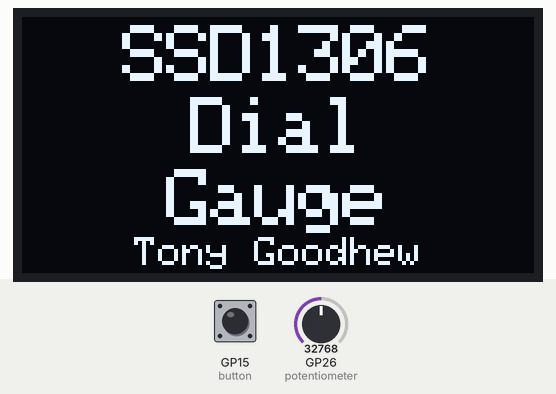
This program was run on a simulated Raspberry Pi Pico running MicroPython. Parts: 128×64 one-colour display. Inputs (shaded band) come from the test bench; at power-on: GP15 (button) LOW, GP26 (potentiometer) = 32768 (analog values on the 0–65535 scale).

Above: at 0.3 s.
At 5.76 s:
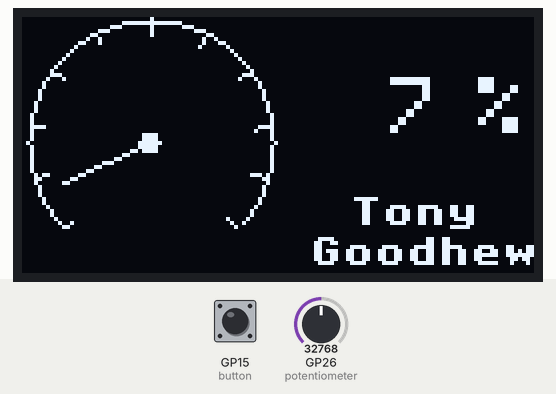
At 7.08 s:
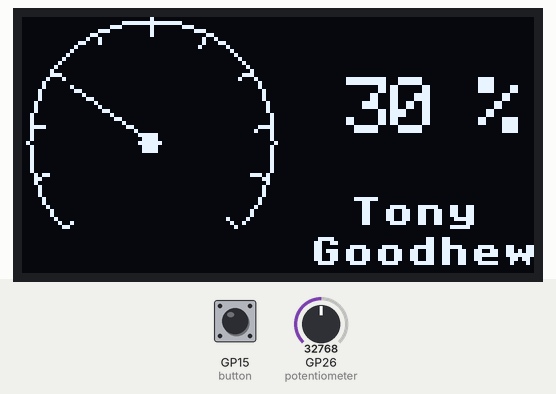
At 8.46 s:
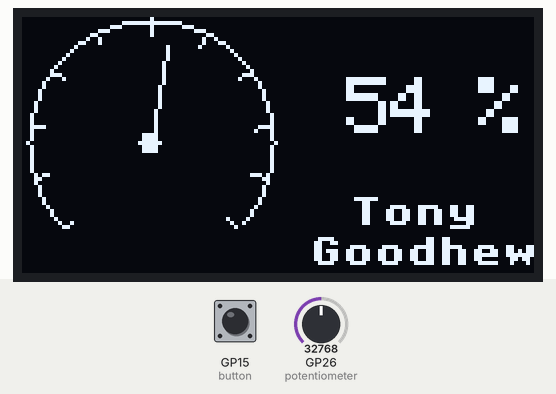
At 9.83 s:
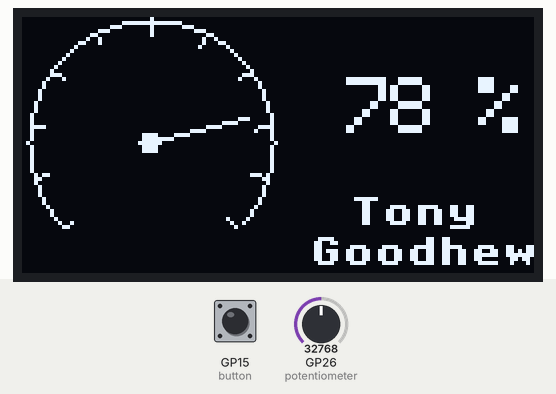
At 11.2 s:
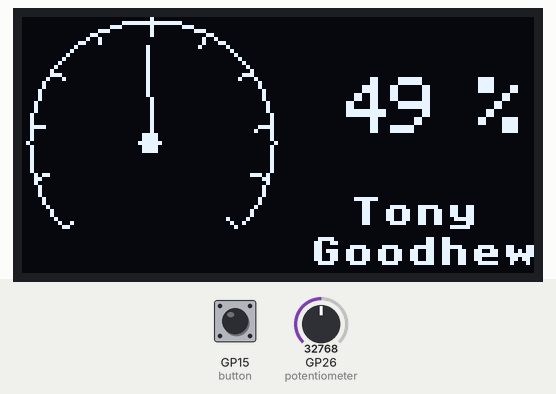

Measured:
- what the display in image 0 shows lasts 5.0 s, from 0.2 s to 5.2 s

The program:

SSD1306+Instr+Dial3+TEXT.py
```python
# SSD1306 Dial with potentiometer control
# **** Font Sizes and extra characters included ***
# *** GFX Routines included ***
# Tony Goodhew for Instructables.com
# Hardware: Button, 10K Potentiometer and SSD1306 128x64 pixel display

from machine import Pin, I2C, ADC
from ssd1306 import SSD1306_I2C
import math # Needed for square root and trigonometery
import time

# === Setup hardware section ===
i2c =I2C(0,sda=Pin(8),scl=Pin(9),freq=200000)
# Set up SSD1306 display

# Common SSD1306 with i2c address = 0x3C
oled = SSD1306_I2C(128,64,i2c)

# For Adafruit display
# STEMMA/QT wires yellow to GP9 and blue to GP8
#oled = SSD1306_I2C(128,64,i2c,addr=0x3d) # For Adafruit display

# Set up the potentiometer on ADC pin 26, ADC0
potentiometer = ADC(Pin(26))

# Set up button on GP15 as INPUT with PULL_DOWN
button = Pin(15, Pin.IN, Pin.PULL_DOWN)

# === Procedures and functions section ===
pot_min = 800         # Normal minimum raw value - adjust as necessary
pot_range = 65535 - pot_min

# Standard ASCII 5x8 font
# https://gist.github.com/tdicola/229b3eeddc12d58fb0bc724a9062aa05
FONT_HEIGHT = 8
FONT_WIDTH = 5
FONT = bytes([
    0x00, 0x00, 0x00, 0x00, 0x00, # <space>
    0x3E, 0x5B, 0x4F, 0x5B, 0x3E,
    0x3E, 0x6B, 0x4F, 0x6B, 0x3E,
    0x1C, 0x3E, 0x7C, 0x3E, 0x1C,
    0x18, 0x3C, 0x7E, 0x3C, 0x18,
    0x1C, 0x57, 0x7D, 0x57, 0x1C,
    0x1C, 0x5E, 0x7F, 0x5E, 0x1C,
    0x00, 0x18, 0x3C, 0x18, 0x00,
    0xFF, 0xE7, 0xC3, 0xE7, 0xFF,
    0x00, 0x18, 0x24, 0x18, 0x00,
    0xFF, 0xE7, 0xDB, 0xE7, 0xFF,
    0x30, 0x48, 0x3A, 0x06, 0x0E,
    0x26, 0x29, 0x79, 0x29, 0x26,
    0x40, 0x7F, 0x05, 0x05, 0x07,
    0x40, 0x7F, 0x05, 0x25, 0x3F,
    0x5A, 0x3C, 0xE7, 0x3C, 0x5A,
    0x7F, 0x3E, 0x1C, 0x1C, 0x08,
    0x08, 0x1C, 0x1C, 0x3E, 0x7F,
    0x14, 0x22, 0x7F, 0x22, 0x14,
    0x5F, 0x5F, 0x00, 0x5F, 0x5F,
    0x06, 0x09, 0x7F, 0x01, 0x7F,
    0x00, 0x66, 0x89, 0x95, 0x6A,
    0x60, 0x60, 0x60, 0x60, 0x60,
    0x94, 0xA2, 0xFF, 0xA2, 0x94,
    0x08, 0x04, 0x7E, 0x04, 0x08, # UP
    0x10, 0x20, 0x7E, 0x20, 0x10, # Down
    0x08, 0x08, 0x2A, 0x1C, 0x08, # Right
    0x08, 0x1C, 0x2A, 0x08, 0x08, # Left
    0x1E, 0x10, 0x10, 0x10, 0x10,
    0x0C, 0x1E, 0x0C, 0x1E, 0x0C,
    0x30, 0x38, 0x3E, 0x38, 0x30,
    0x06, 0x0E, 0x3E, 0x0E, 0x06,
    0x00, 0x00, 0x00, 0x00, 0x00,
    0x00, 0x00, 0x5F, 0x00, 0x00,
    0x00, 0x07, 0x00, 0x07, 0x00,
    0x14, 0x7F, 0x14, 0x7F, 0x14,
    0x24, 0x2A, 0x7F, 0x2A, 0x12,
    0x23, 0x13, 0x08, 0x64, 0x62,
    0x36, 0x49, 0x56, 0x20, 0x50,
    0x00, 0x08, 0x07, 0x03, 0x00,
    0x00, 0x1C, 0x22, 0x41, 0x00,
    0x00, 0x41, 0x22, 0x1C, 0x00,
    0x2A, 0x1C, 0x7F, 0x1C, 0x2A,
    0x08, 0x08, 0x3E, 0x08, 0x08,
    0x00, 0x80, 0x70, 0x30, 0x00,
    0x08, 0x08, 0x08, 0x08, 0x08,
    0x00, 0x00, 0x60, 0x60, 0x00,
    0x20, 0x10, 0x08, 0x04, 0x02,
    0x3E, 0x51, 0x49, 0x45, 0x3E,
    0x00, 0x42, 0x7F, 0x40, 0x00,
    0x72, 0x49, 0x49, 0x49, 0x46,
    0x21, 0x41, 0x49, 0x4D, 0x33,
    0x18, 0x14, 0x12, 0x7F, 0x10,
    0x27, 0x45, 0x45, 0x45, 0x39,
    0x3C, 0x4A, 0x49, 0x49, 0x31,
    0x41, 0x21, 0x11, 0x09, 0x07,
    0x36, 0x49, 0x49, 0x49, 0x36,
    0x46, 0x49, 0x49, 0x29, 0x1E,
    0x00, 0x00, 0x14, 0x00, 0x00,
    0x00, 0x40, 0x34, 0x00, 0x00,
    0x00, 0x08, 0x14, 0x22, 0x41,
    0x14, 0x14, 0x14, 0x14, 0x14,
    0x00, 0x41, 0x22, 0x14, 0x08,
    0x02, 0x01, 0x59, 0x09, 0x06,
    0x3E, 0x41, 0x5D, 0x59, 0x4E,
    0x7C, 0x12, 0x11, 0x12, 0x7C, # A
    0x7F, 0x49, 0x49, 0x49, 0x36,
    0x3E, 0x41, 0x41, 0x41, 0x22,
    0x7F, 0x41, 0x41, 0x41, 0x3E,
    0x7F, 0x49, 0x49, 0x49, 0x41,
    0x7F, 0x09, 0x09, 0x09, 0x01,
    0x3E, 0x41, 0x41, 0x51, 0x73,
    0x7F, 0x08, 0x08, 0x08, 0x7F,
    0x00, 0x41, 0x7F, 0x41, 0x00,
    0x20, 0x40, 0x41, 0x3F, 0x01,
    0x7F, 0x08, 0x14, 0x22, 0x41,
    0x7F, 0x40, 0x40, 0x40, 0x40,
    0x7F, 0x02, 0x1C, 0x02, 0x7F,
    0x7F, 0x04, 0x08, 0x10, 0x7F,
    0x3E, 0x41, 0x41, 0x41, 0x3E,
    0x7F, 0x09, 0x09, 0x09, 0x06,
    0x3E, 0x41, 0x51, 0x21, 0x5E,
    0x7F, 0x09, 0x19, 0x29, 0x46,
    0x26, 0x49, 0x49, 0x49, 0x32,
    0x03, 0x01, 0x7F, 0x01, 0x03,
    0x3F, 0x40, 0x40, 0x40, 0x3F,
    0x1F, 0x20, 0x40, 0x20, 0x1F,
    0x3F, 0x40, 0x38, 0x40, 0x3F,
    0x63, 0x14, 0x08, 0x14, 0x63,
    0x03, 0x04, 0x78, 0x04, 0x03,
    0x61, 0x59, 0x49, 0x4D, 0x43,
    0x00, 0x7F, 0x41, 0x41, 0x41,
    0x02, 0x04, 0x08, 0x10, 0x20,
    0x00, 0x41, 0x41, 0x41, 0x7F,
    0x04, 0x02, 0x01, 0x02, 0x04,
    0x40, 0x40, 0x40, 0x40, 0x40,
    0x00, 0x03, 0x07, 0x08, 0x00,
    0x20, 0x54, 0x54, 0x78, 0x40,
    0x7F, 0x28, 0x44, 0x44, 0x38,
    0x38, 0x44, 0x44, 0x44, 0x28,
    0x38, 0x44, 0x44, 0x28, 0x7F,
    0x38, 0x54, 0x54, 0x54, 0x18,
    0x00, 0x08, 0x7E, 0x09, 0x02,
    0x18, 0xA4, 0xA4, 0x9C, 0x78,
    0x7F, 0x08, 0x04, 0x04, 0x78,
    0x00, 0x44, 0x7D, 0x40, 0x00,
    0x20, 0x40, 0x40, 0x3D, 0x00,
    0x7F, 0x10, 0x28, 0x44, 0x00,
    0x00, 0x41, 0x7F, 0x40, 0x00,
    0x7C, 0x04, 0x78, 0x04, 0x78,
    0x7C, 0x08, 0x04, 0x04, 0x78,
    0x38, 0x44, 0x44, 0x44, 0x38,
    0xFC, 0x18, 0x24, 0x24, 0x18,
    0x18, 0x24, 0x24, 0x18, 0xFC,
    0x7C, 0x08, 0x04, 0x04, 0x08,
    0x48, 0x54, 0x54, 0x54, 0x24,
    0x04, 0x04, 0x3F, 0x44, 0x24,
    0x3C, 0x40, 0x40, 0x20, 0x7C,
    0x1C, 0x20, 0x40, 0x20, 0x1C,
    0x3C, 0x40, 0x30, 0x40, 0x3C,
    0x44, 0x28, 0x10, 0x28, 0x44,
    0x4C, 0x90, 0x90, 0x90, 0x7C,
    0x44, 0x64, 0x54, 0x4C, 0x44,
    0x00, 0x08, 0x36, 0x41, 0x00,
    0x00, 0x00, 0x77, 0x00, 0x00,
    0x00, 0x41, 0x36, 0x08, 0x00,
    0x02, 0x01, 0x02, 0x04, 0x02,
    0x3C, 0x26, 0x23, 0x26, 0x3C,
    0x1E, 0xA1, 0xA1, 0x61, 0x12, # Extension starts here
    0x3A, 0x40, 0x40, 0x20, 0x7A,
    0x38, 0x54, 0x54, 0x55, 0x59,
    0x21, 0x55, 0x55, 0x79, 0x41,
    0x22, 0x54, 0x54, 0x78, 0x42, # a-umlaut
    0x21, 0x55, 0x54, 0x78, 0x40,
    0x20, 0x54, 0x55, 0x79, 0x40,
    0x0C, 0x1E, 0x52, 0x72, 0x12,
    0x39, 0x55, 0x55, 0x55, 0x59,
    0x39, 0x54, 0x54, 0x54, 0x59,
    0x39, 0x55, 0x54, 0x54, 0x58,
    0x00, 0x00, 0x45, 0x7C, 0x41,
    0x00, 0x02, 0x45, 0x7D, 0x42,
    0x00, 0x01, 0x45, 0x7C, 0x40,
    0x7D, 0x12, 0x11, 0x12, 0x7D, # A-umlaut
    0xF0, 0x28, 0x25, 0x28, 0xF0,
    0x7C, 0x54, 0x55, 0x45, 0x00,
    0x20, 0x54, 0x54, 0x7C, 0x54,
    0x7C, 0x0A, 0x09, 0x7F, 0x49,
    0x32, 0x49, 0x49, 0x49, 0x32,
    0x3A, 0x44, 0x44, 0x44, 0x3A, # o-umlaut
    0x32, 0x4A, 0x48, 0x48, 0x30,
    0x3A, 0x41, 0x41, 0x21, 0x7A,
    0x3A, 0x42, 0x40, 0x20, 0x78,
    0x00, 0x9D, 0xA0, 0xA0, 0x7D,
    0x3D, 0x42, 0x42, 0x42, 0x3D, # O-umlaut
    0x3D, 0x40, 0x40, 0x40, 0x3D,
    0x3C, 0x24, 0xFF, 0x24, 0x24,
    0x48, 0x7E, 0x49, 0x43, 0x66,
    0x2B, 0x2F, 0xFC, 0x2F, 0x2B,
    0xFF, 0x09, 0x29, 0xF6, 0x20,
    0xC0, 0x88, 0x7E, 0x09, 0x03,
    0x20, 0x54, 0x54, 0x79, 0x41,
    0x00, 0x00, 0x44, 0x7D, 0x41,
    0x30, 0x48, 0x48, 0x4A, 0x32,
    0x38, 0x40, 0x40, 0x22, 0x7A,
    0x00, 0x7A, 0x0A, 0x0A, 0x72,
    0x7D, 0x0D, 0x19, 0x31, 0x7D,
    0x26, 0x29, 0x29, 0x2F, 0x28,
    0x26, 0x29, 0x29, 0x29, 0x26,
    0x30, 0x48, 0x4D, 0x40, 0x20,
    0x38, 0x08, 0x08, 0x08, 0x08,
    0x08, 0x08, 0x08, 0x08, 0x38,
    0x2F, 0x10, 0xC8, 0xAC, 0xBA,
    0x2F, 0x10, 0x28, 0x34, 0xFA,
    0x00, 0x00, 0x7B, 0x00, 0x00,
    0x08, 0x14, 0x2A, 0x14, 0x22,
    0x22, 0x14, 0x2A, 0x14, 0x08,
    0x55, 0x00, 0x55, 0x00, 0x55, # 176 (25% block) missing in old code
    0xAA, 0x55, 0xAA, 0x55, 0xAA, # 50% block
    0xFF, 0x55, 0xFF, 0x55, 0xFF, # 75% block
    0x00, 0x00, 0x00, 0xFF, 0x00,
    0x10, 0x10, 0x10, 0xFF, 0x00,
    0x14, 0x14, 0x14, 0xFF, 0x00,
    0x10, 0x10, 0xFF, 0x00, 0xFF,
    0x10, 0x10, 0xF0, 0x10, 0xF0,
    0x14, 0x14, 0x14, 0xFC, 0x00,
    0x14, 0x14, 0xF7, 0x00, 0xFF,
    0x00, 0x00, 0xFF, 0x00, 0xFF,
    0x14, 0x14, 0xF4, 0x04, 0xFC,
    0x14, 0x14, 0x17, 0x10, 0x1F,
    0x10, 0x10, 0x1F, 0x10, 0x1F,
    0x14, 0x14, 0x14, 0x1F, 0x00,
    0x10, 0x10, 0x10, 0xF0, 0x00,
    0x00, 0x00, 0x00, 0x1F, 0x10,
    0x10, 0x10, 0x10, 0x1F, 0x10,
    0x10, 0x10, 0x10, 0xF0, 0x10,
    0x00, 0x00, 0x00, 0xFF, 0x10,
    0x10, 0x10, 0x10, 0x10, 0x10,
    0x10, 0x10, 0x10, 0xFF, 0x10,
    0x00, 0x00, 0x00, 0xFF, 0x14,
    0x00, 0x00, 0xFF, 0x00, 0xFF,
    0x00, 0x00, 0x1F, 0x10, 0x17,
    0x00, 0x00, 0xFC, 0x04, 0xF4,
    0x14, 0x14, 0x17, 0x10, 0x17,
    0x14, 0x14, 0xF4, 0x04, 0xF4,
    0x00, 0x00, 0xFF, 0x00, 0xF7,
    0x14, 0x14, 0x14, 0x14, 0x14,
    0x14, 0x14, 0xF7, 0x00, 0xF7,
    0x14, 0x14, 0x14, 0x17, 0x14,
    0x10, 0x10, 0x1F, 0x10, 0x1F,
    0x14, 0x14, 0x14, 0xF4, 0x14,
    0x10, 0x10, 0xF0, 0x10, 0xF0,
    0x00, 0x00, 0x1F, 0x10, 0x1F,
    0x00, 0x00, 0x00, 0x1F, 0x14,
    0x00, 0x00, 0x00, 0xFC, 0x14,
    0x00, 0x00, 0xF0, 0x10, 0xF0,
    0x10, 0x10, 0xFF, 0x10, 0xFF,
    0x14, 0x14, 0x14, 0xFF, 0x14,
    0x10, 0x10, 0x10, 0x1F, 0x00,
    0x00, 0x00, 0x00, 0xF0, 0x10,
    0xFF, 0xFF, 0xFF, 0xFF, 0xFF,
    0xF0, 0xF0, 0xF0, 0xF0, 0xF0,
    0xFF, 0xFF, 0xFF, 0x00, 0x00,
    0x00, 0x00, 0x00, 0xFF, 0xFF,
    0x0F, 0x0F, 0x0F, 0x0F, 0x0F,
    0x38, 0x44, 0x44, 0x38, 0x44, # alpha - Greek characters start here  at 224
    0xFC, 0x4A, 0x4A, 0x4A, 0x34, # sharp-s or beta
    0x7E, 0x02, 0x02, 0x06, 0x06,
    0x02, 0x7E, 0x02, 0x7E, 0x02, # pi
    0x63, 0x55, 0x49, 0x41, 0x63,
    0x38, 0x44, 0x44, 0x3C, 0x04,
    0x40, 0x7E, 0x20, 0x1E, 0x20, # mu
    0x06, 0x02, 0x7E, 0x02, 0x02,
    0x99, 0xA5, 0xE7, 0xA5, 0x99,
    0x1C, 0x2A, 0x49, 0x2A, 0x1C,
    0x4C, 0x72, 0x01, 0x72, 0x4C, # omega
    0x30, 0x4A, 0x4D, 0x4D, 0x30,
    0x30, 0x48, 0x78, 0x48, 0x30,
    0xBC, 0x62, 0x5A, 0x46, 0x3D,
    0x3E, 0x49, 0x49, 0x49, 0x00,
    0x7E, 0x01, 0x01, 0x01, 0x7E, # End of Greek chars
    0x2A, 0x2A, 0x2A, 0x2A, 0x2A, # equivalent to 240
    0x44, 0x44, 0x5F, 0x44, 0x44, # + or -
    0x40, 0x51, 0x4A, 0x44, 0x40, # >=
    0x40, 0x44, 0x4A, 0x51, 0x40, # <=
    0x00, 0x00, 0xFF, 0x01, 0x03, # top of integral
    0xE0, 0x80, 0xFF, 0x00, 0x00, # bottom of integral
    0x08, 0x08, 0x6B, 0x6B, 0x08,
    0x36, 0x12, 0x36, 0x24, 0x36, # approximately
    0x06, 0x0F, 0x09, 0x0F, 0x06, # Degree
    0x00, 0x00, 0x18, 0x18, 0x00,
    0x00, 0x00, 0x10, 0x10, 0x00,
    0x30, 0x40, 0xFF, 0x01, 0x01, # sq root
    0x00, 0x1F, 0x01, 0x01, 0x1E, # n superscript
    0x00, 0x19, 0x1D, 0x17, 0x12, # squared (^2)
    0x00, 0x3C, 0x3C, 0x3C, 0x3C,
    0x00, 0x00, 0x00, 0x00, 0x00  # 255 also a <space>
])

def character(asc,xt,yt,sz,c):  # Single character sz is size: 1 or 2
    code = asc * 5    # 5 bytes per character
    for ii in range(5):
        line = FONT[code + ii]
        for yy in range(8):
            if (line >> yy) & 0x1:
                oled.pixel(ii*sz+xt,yy*sz+yt,c)
                if sz > 1:
                    oled.pixel(ii*sz+xt+1,yy*sz+yt,c)
                    oled.pixel(ii*sz+xt,yy*sz+yt+1,c)
                    oled.pixel(ii*sz+xt+1,yy*sz+yt+1,c)
                if sz == 3:
                    oled.pixel(ii*sz+xt,  yy*sz+yt+2,c)
                    oled.pixel(ii*sz+xt+1,yy*sz+yt+2,c)
                    oled.pixel(ii*sz+xt+2,yy*sz+yt+2,c)
                    oled.pixel(ii*sz+xt+2,yy*sz+yt,c)
                    oled.pixel(ii*sz+xt+2,yy*sz+yt+1,c)

def prnt_st(asci,xx,yy,sz,c):  # Text string
    if sz == 1: move = 6
    if sz == 2: move = 11
    if sz == 3: move = 17
    for letter in(asci):
        asci = ord(letter)
        character(asci,xx,yy,sz,c)
        xx = xx + move

def cntr_st(s,y,sz,c): # Centres text on line y
    if sz == 1: w = 6
    if sz == 2: w = 11
    if sz == 3: w = 17
    gap = int((width - len(s) * w)/2)
    prnt_st(s,gap,y,sz,c)

# =========== End of font support routines ===========


# Define a function to read the potentiometer
def get_ADC(max_required):
    # Read the potentiometer value
    pot = potentiometer.read_u16()

    # rescale: new = adjusted_raw * max_required / original_range
    result = int((pot - pot_min) * max_required / pot_range) # Integer – whole number

    # Adjust end points as necessary
    if result < 0:             # Bottom end – -ve value set to zero
        result = 0
    if result > max_required:  # Top end – Over sized set to max_required
        result = max_required
    return result

# Define procedures to draw shapes
def block(x,y,w,h,c): # Filled rectangle
    for yy in range(h):
        oled.hline(x,y+yy,w,c)

def circle(x,y,r,c): # Filled circle
    oled.hline(x-r,y,r*2,c)
    for i in range(1,r):
        a = int(math.sqrt(r*r-i*i)) # Pythagoras!
        oled.hline(x-a,y+i,a*2,c) # Lower half
        oled.hline(x-a,y-i,a*2,c) # Upper half

def ring(x,y,r,c): # Edge of circle
    oled.pixel(x-r,y,c)
    oled.pixel(x+r,y,c)
    oled.pixel(x,y-r,c)
    oled.pixel(x,y+r,c)
    for i in range(1,r):
        a = int(math.sqrt(r*r-i*i)) # Pythagoras!
        oled.pixel(x-a,y-i,c)
        oled.pixel(x+a,y-i,c)
        oled.pixel(x-a,y+i,c)
        oled.pixel(x+a,y+i,c)
        oled.pixel(x-i,y-a,c)
        oled.pixel(x+i,y-a,c)
        oled.pixel(x-i,y+a,c)
        oled.pixel(x+i,y+a,c)

# === MAIN ===
# Flash screen
oled.fill(0)
oled.show()
width = 128
cntr_st("SSD1306",2,2,1)
cntr_st("Dial",20,2,1)
cntr_st("Gauge",38,2,1)
cntr_st("Tony Goodhew",55,1,1)
oled.show()
time.sleep(5)

oled.fill(0)
oled.show()
r = 31  # Radius for dial
xc = 32 # Centre of dial
yc = 31

ring(xc,yc,r,1) # Draw edge of dial

# Draw the scale ticks -  lines from centre
for p in range(0,101,10):
    theta = p * 2.7 - 45                     # Angle of pointer. Zero is left horizontal
    theta_rad = math.radians(theta)          # Angle in radians
    yn = -int(r * math.sin(theta_rad))       # Calculate outer tick coordinates
    xn = -int(r * math.cos(theta_rad))
    oled.line(xc,yc,xc+xn,yc+yn,1)           # Radial line from centre to ring

# Clear centre & bottom of dial
circle(xc,yc,27,0)             # Leave the ticks on the ring
block(xc-31,yc+22,64,15,0)     # Remove bottom of ring
oled.text("Tony",82,45,1)  # Write Title
oled.text("Goodhew",72,55,1)  # Write Title
oled.show()                    # Display the dial

# Move the pointer slowly from 0 to 100
r = 25 # Length of pointer
xn = xc+1 # Dummy values for end of old pointer
yn = yc+1 # Use in first loop pass
for p in range(0,101,1): # Move pointer in single steps (0 -> 100)

    oled.line(xc,yc,xn+xc,yc+yn,0) # Remove old pointer
    theta = p * 2.7 - 45  # Angle of pointer. Zero is left horizontal

    # Calculate coordinates of end of pointer
    theta_rad = math.radians(theta)
    theta_rad = math.radians(theta)
    yn = -int(r * math.sin(theta_rad))
    xn = -int(r * math.cos(theta_rad))

    # Draw new pointer
    oled.line(xc,yc,xn+xc,yc+yn,1)   # Draw pointer - radial line
    circle(xc,yc,3,1)                # Centre of pointer - blob
    block(70,15,60,16,0)             # Rub out previous percentage
    st = "   " + str(p) +" %"        # Right align text
    prnt_st(st[-5:],70,15,2,1)
    oled.show() # Update screen

# Pointer controlled by Potentiometer
r = 25 # Length of pointer
xn = xc+1 # Dummy values for end of old pointer
yn = yc+1 # Used in first loop pass
circle(xc,yc,27,0)
running = True
while running: # Loop start
    p = get_ADC(100)    # Get pot reading in range 0 - 100
    oled.line(xc,yc,xn+xc,yc+yn,0) # Remove old pointer
    theta = p * 2.7 - 45  # Angle of pointer. Zero is left horizontal

    # Calculate coordinates of end of pointer
    theta_rad = math.radians(theta)
    theta_rad = math.radians(theta)
    yn = -int(r * math.sin(theta_rad))
    xn = -int(r * math.cos(theta_rad))

    # Draw new pointer
    oled.line(xc,yc,xn+xc,yc+yn,1)   # Draw pointer
    circle(xc,yc,3,1)                # Centre of pointer - blob
    block(70,15,60,16,0)             # Rub out previous percentage
    st = "   " + str(p) +" %"        # Right align text
    prnt_st(st[-5:],70,15,2,1)

    oled.show() # Update screen

    if button.value() == 1: # If button is pressed STOP looping
        running = False
    time.sleep(0.1)         # short delay

# Tidy up
oled.fill(0)
oled.show()
cntr_st("BYE",18,3,1)
oled.show()
time.sleep(3)
oled.fill(0)
oled.show()
```
